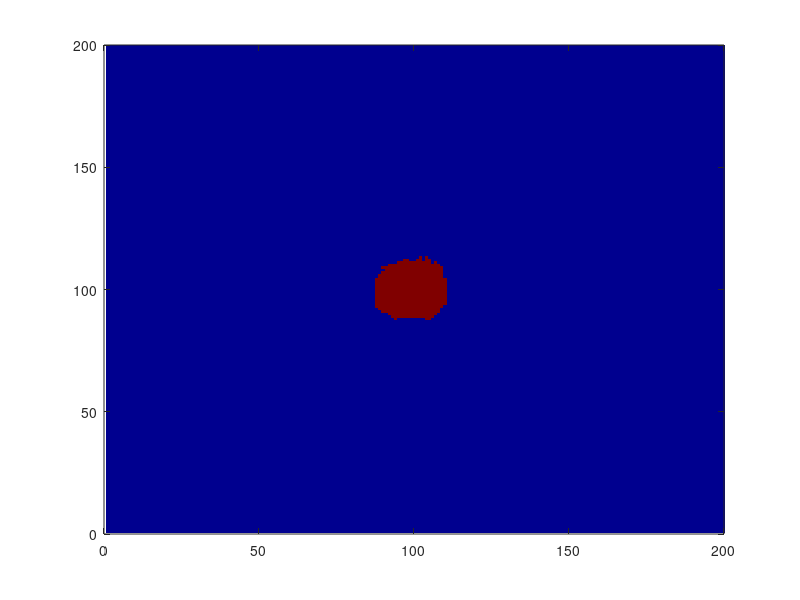

Source code (MATLAB): (Note: this script raises an error after producing the figure.)
%%  26 June 2018 --- Trying out Bruce' Normal eqn

clear;clc;close all;
beta_angle=0;points=100;
dl=2;dt=1;
xstart=100;ystart=100;
col=200;row=200;
x=xstart+sin(0:1/points:2*pi)*10;
y=ystart+cos(0:1/points:2*pi)*10;
x=x';y=y';
BW=poly2mask(x,y,row,col);
figure,imagesc(BW);colormap(jet);set(gca,'Ydir','normal');
hold on;plot(x,y,'w.');xlim([0 col]);ylim([0 row]);
[heapy,heapx]=find(BW);
for i=1:100
cd /hpc_atog/btho733/ABI/matlab_central/curvature_ANd_Normals;
% N=LineNormals2D([x y]);
% x1=x;x2=x-1*N(:,1);
% y1=y;y2=y-1*N(:,2);
% alpha=atan2d((y2-y1),(x2-x1));
for n=2:length(x)-1
    den(n)=(x(n-1)-x(n))*(x(n-1)-x(n+1));
    costheta(n)=((x(n)-x(n+1))*y(n-1)/den(n))+((2*x(n)-x(n-1)-x(n+1))*y(n)/den(n))+((x(n)-x(n-1))*y(n+1)/den(n));
    
    if(costheta(n)>1)
        costheta(n)=1;
    end
    if(costheta(n)<-1)
        costheta(n)=-1;
    end
    alph(n)=90+acosd(costheta(n));
end
alph(1)=alph(2);alph(length(x))=alph(length(x)-1);
beta=beta_angle.*ones(length(alph),1);
delta=beta-alph;
xL=dl.*(cosd(delta).*cosd(beta));
xT=dt.*(sind(delta).*sind(beta));
yL=dl.*(cosd(delta).*sind(beta));
yT=dt.*(sind(delta).*cosd(beta));
hor=xL+xT;
ver=yL+yT;
xnew=x+hor;ynew=y+ver;
[in,on]=inpolygon(xnew,ynew,x,y);
xnew_corrected=xnew((~in));%|(~on));
ynew_corrected=ynew((~in));%|(~on));
BWnew=poly2mask(round(xnew_corrected),round(ynew_corrected),row,col);

[newheapy,newheapx]=find(BWnew);
piledheap=[newheapy newheapx;heapy heapx];
piledheap_uniq=unique(piledheap,'rows','stable'); % Taking unique coords
for m=1:length(piledheap_uniq)
    BWnew(piledheap_uniq(m,1),piledheap_uniq(m,2))=1;
end
heapy=piledheap_uniq(:,1);
heapx=piledheap_uniq(:,2);
% BWnew2=poly2mask(piledheap_uniq(:,2),piledheap_uniq(:,1),row,col);
% (piledheap_uniq(1:end-2,1),piledheap_uniq(1:end-2,2))=1;
imagesc(BWnew);colormap(jet);
if(length(xnew_corrected)>20000)
x=xnew_corrected(1:1000:end,:);y=ynew_corrected(1:1000:end,:);
else
   x=xnew_corrected(1:2:end,:);y=ynew_corrected(1:2:end,:); 
end
disp(i);
pause;
clearvars -except i x y beta_angle dl dt row col heapy heapx;
end